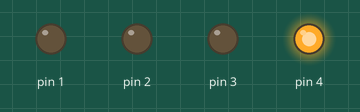
The sketch below on a simulated Arduino Uno, built with avr-gcc and run on an emulated ATmega328P. On the bench: output pins drawn as LEDs (lit = HIGH).

Above: at 0.5 s.
At 2.5 s:
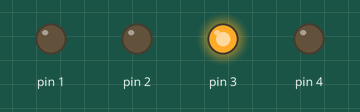
At 4.5 s:
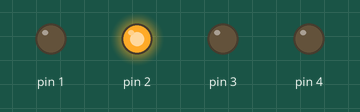
At 6.5 s:
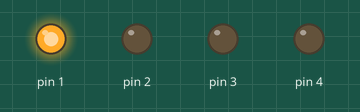
At 9.5 s:
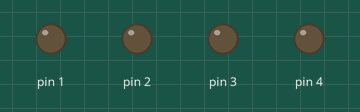
Timing chart, 0 to 10.4 s (numbered marks = the images above):
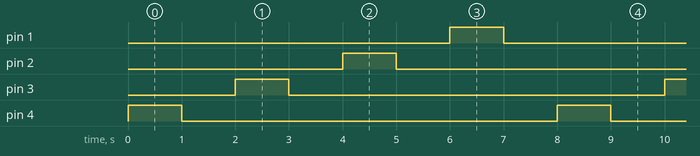

The sketch:

LED_Chaser.ino
```cpp
void setup() {
  for(int i = 1; i <= 4; i++) {
    pinMode(i, OUTPUT);
  }
}

void loop() {
  for(int i = 4; i >= 1; i--) {
    digitalWrite(i, HIGH);
    delay(1000);
    digitalWrite(i, LOW);
    delay(1000);
  }
}
```

Measured:
- by itself, pin 1–4: alternates HIGH for 1.0 s and LOW for 7.0 s
- by itself, everything shown: repeats every 8.0 s, in 8 steps
